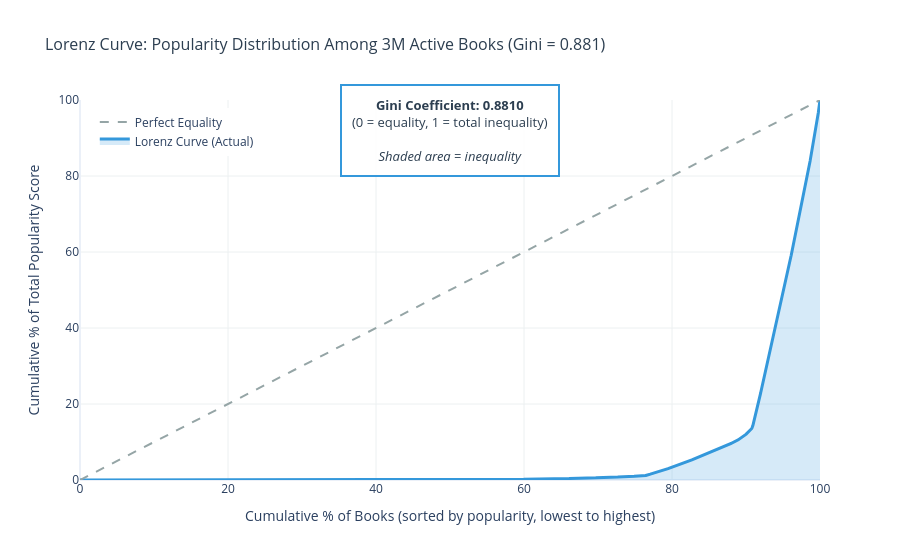

Notebook code cell kept with this figure:
### Code cell
# Lorenz Curve Visualization: 3 Million Active Books
import plotly.graph_objects as go

fig_3m = go.Figure()

# Add Lorenz curve (actual distribution)
fig_3m.add_trace(go.Scatter(
    x=cumulative_books_pct_3m_sample,
    y=cumulative_popularity_pct_3m_sample,
    mode='lines',
    name='Lorenz Curve (Actual)',
    line=dict(color='#3498DB', width=3),
    fill='tonexty',
    fillcolor='rgba(52, 152, 219, 0.2)',
    hovertemplate='<b>Bottom %{x:.1f}% of books</b><br>Have %{y:.1f}% of popularity<extra></extra>'
))

# Add perfect equality line (diagonal)
fig_3m.add_trace(go.Scatter(
    x=[0, 100],
    y=[0, 100],
    mode='lines',
    name='Perfect Equality',
    line=dict(color='#95A5A6', width=2, dash='dash'),
    hovertemplate='Perfect Equality Line<extra></extra>'
))

# Add Gini annotation
fig_3m.add_annotation(
    x=50, y=92,
    text=f"<b>Gini Coefficient: {gini_3m:.4f}</b><br>" +
         f"(0 = equality, 1 = total inequality)<br><br>" +
         f"<i>Shaded area = inequality</i>",
    showarrow=False,
    font=dict(size=13, color='#2C3E50'),
    bgcolor='rgba(255, 255, 255, 0.9)',
    bordercolor='#3498DB',
    borderwidth=2,
    borderpad=10
)

# Update layout
fig_3m.update_layout(
    title=dict(
        text=f"Lorenz Curve: Popularity Distribution Among 3M Active Books (Gini = {gini_3m:.3f})",
        font=dict(size=16, color='#2C3E50')
    ),
    xaxis=dict(
        title='Cumulative % of Books (sorted by popularity, lowest to highest)',
        showgrid=True,
        gridcolor='#ECF0F1',
        range=[0, 100]
    ),
    yaxis=dict(
        title='Cumulative % of Total Popularity Score',
        showgrid=True,
        gridcolor='#ECF0F1',
        range=[0, 100]
    ),
    template='plotly_white',
    hovermode='x unified',
    font=dict(size=12),
    showlegend=True,
    legend=dict(x=0.02, y=0.98)
)

fig_3m.show()
fig_3m.write_html(FIGURES_DIR / 'lorenz_curve_3m.html')
print(f"\nSaved: {FIGURES_DIR / 'lorenz_curve_3m.html'}")

print(f"\n💡 INTERPRETATION (3M Active Books):")
print(f"   - Gini of {gini_3m:.3f} indicates {'EXTREME' if gini_3m > 0.8 else 'SEVERE'} inequality")
print(f"   - Even among books WITH activity, popularity is highly concentrated")
print(f"   - Comparable to wealth inequality in highly unequal countries")

### Figure 1 — Plotly figure (JSON) as saved in the notebook; plotly's stock layout.template omitted (floating-point values rounded to 4 significant figures; data arrays with more than 128 entries replaced by an {"elided": "..."} marker saying what was removed)
{"data": [{"fill": "tonexty", "fillcolor": "rgba(52, 152, 219, 0.2)", "hovertemplate": "<b>Bottom %{x:.1f}% of books</b><br>Have %{y:.1f}% of popularity<extra></extra>", "line": {"color": "#3498DB", "width": 3}, "mode": "lines", "name": "Lorenz Curve (Actual)", "type": "scatter", "x": {"elided": "30001 float values"}, "y": {"elided": "30001 float values"}}, {"hovertemplate": "Perfect Equality Line<extra></extra>", "line": {"color": "#95A5A6", "dash": "dash", "width": 2}, "mode": "lines", "name": "Perfect Equality", "type": "scatter", "x": [0, 100], "y": [0, 100]}], "layout": {"annotations": [{"bgcolor": "rgba(255, 255, 255, 0.9)", "bordercolor": "#3498DB", "borderpad": 10, "borderwidth": 2, "font": {"color": "#2C3E50", "size": 13}, "showarrow": false, "text": "<b>Gini Coefficient: 0.8810</b><br>(0 = equality, 1 = total inequality)<br><br><i>Shaded area = inequality</i>", "x": 50, "y": 92}], "font": {"size": 12}, "hovermode": "x unified", "legend": {"x": 0.02, "y": 0.98}, "showlegend": true, "title": {"font": {"color": "#2C3E50", "size": 16}, "text": "Lorenz Curve: Popularity Distribution Among 3M Active Books (Gini = 0.881)"}, "xaxis": {"gridcolor": "#ECF0F1", "range": [0, 100], "showgrid": true, "title": {"text": "Cumulative % of Books (sorted by popularity, lowest to highest)"}}, "yaxis": {"gridcolor": "#ECF0F1", "range": [0, 100], "showgrid": true, "title": {"text": "Cumulative % of Total Popularity Score"}}}}
